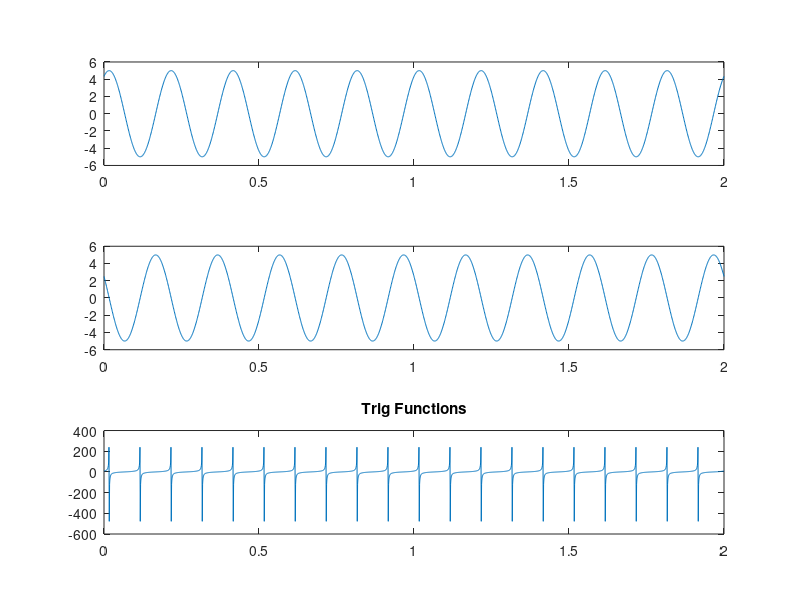

Write MATLAB code to recreate this figure.
%% Trig functions
fs = 1000;
time = 0:1/fs:2;
phase = pi / 3;

x = 5*sin(2*pi*5*time + phase);
y = 5*cos(2*pi*5*time + phase);
z = 5*tan(2*pi*5*time + phase);

figure(1), clf, hold on
subplot(311)
plot(time,x)
subplot(312)
plot(time,y)
subplot(313)
plot(time,z)

title('Trig Functions')
